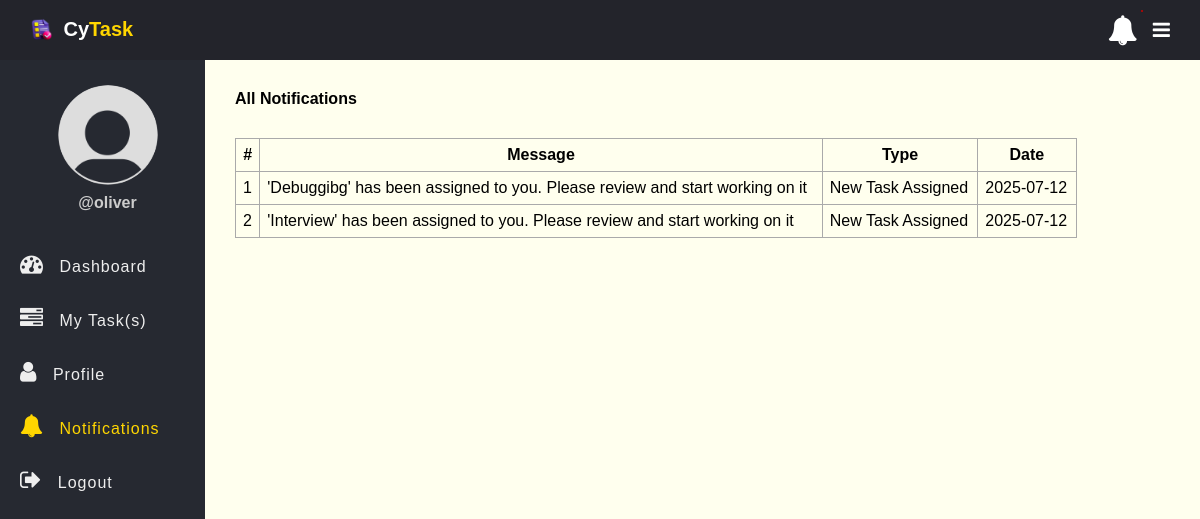
Before: /notifications.php (signed in) with the older database file.
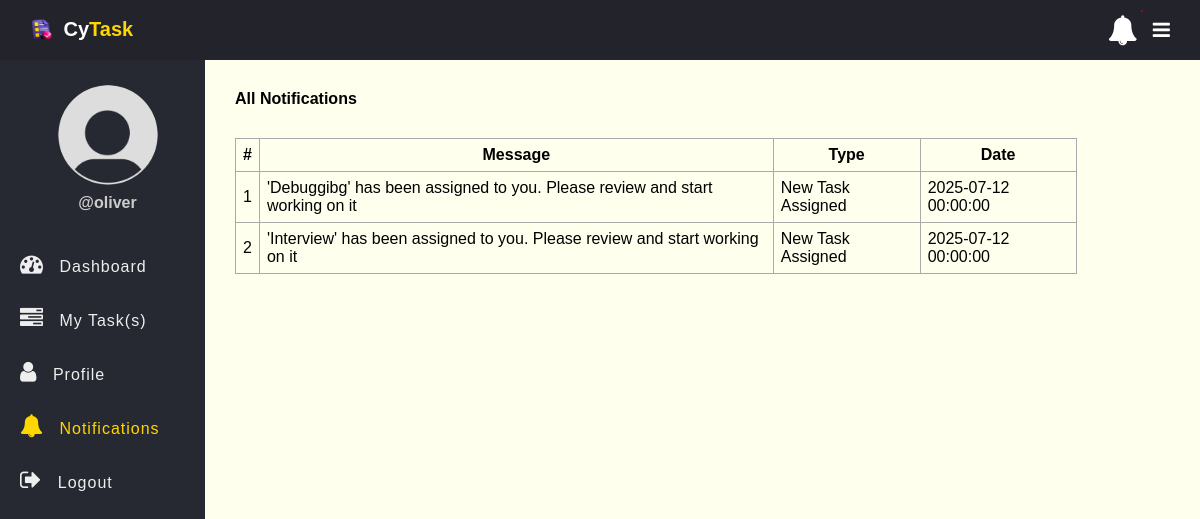
After: the same page with the newer database file.
### tables this page shows
CREATE TABLE `notifications` (
  `id` int(11) NOT NULL AUTO_INCREMENT,
  `message` text NOT NULL,
  `recipient` int(11) NOT NULL,
  `type` varchar(50) NOT NULL,
  `date` TIMESTAMP NULL DEFAULT CURRENT_TIMESTAMP,
  `is_read` tinyint(1) DEFAULT 0,
  PRIMARY KEY (`id`)
);

### app/Model/Notification.php (called while the page is built, shortened)
<?php
function get_all_my_notifications($conn, $id){
	$sql = "SELECT * FROM notifications WHERE recipient=?";
	$stmt = $conn->prepare($sql);
	$stmt->execute([$id]);
	if($stmt->rowCount() > 0){
		$notifications = $stmt->fetchAll();
	}else $notifications = 0;
	return $notifications;
}

### notifications.php (the view, shortened to what this page needs)
<?php
if (isset($_SESSION['role']) && isset($_SESSION['id'])) {
    include "DB_connection.php";
    include "app/Model/Notification.php";
    $notifications = get_all_my_notifications($conn, $_SESSION['id']);
 ?>
<!DOCTYPE html>
<html>
<head>
	<link rel="stylesheet" href="https://stackpath.bootstrapcdn.com/font-awesome/4.7.0/css/font-awesome.min.css">
	<link rel="stylesheet" href="css/style.css">
</head>
<body>
	<?php include "inc/header.php" ?>
	<div class="body">
		<?php include "inc/nav.php" ?>
		<section class="section-1">
			<h4 class="title">All Notifications</h4>
			<?php if ($notifications != 0) { ?>
			<table class="main-table">
				<tr>
					<th>#</th>
					<th>Message</th>
					<th>Type</th>
					<th>Date</th>
				</tr>
				<?php $i=0; foreach ($notifications as $notification) { ?>
				<tr>
					<td><?=++$i?></td>
					<td><?=$notification['message']?></td>
					<td><?=$notification['type']?></td>
					<td><?=$notification['date']?></td>
				</tr>
			   <?php	} ?>
			</table>
		<?php }else { ?>
			<h3>You have zero notification</h3>
		<?php  }?>
		</section>
	</div>
</body>
</html>
<?php }else{
   $em = "First login";
   header("Location: login.php?error=$em");
   exit();
}
 ?>

### inc/header.php (shortened to what this page needs)
<header class="header">
	<div class="left-header">
	<h2 class="u-name">
	<img src="img/logo.png" alt="CyTask Logo" style="height:24px; vertical-align:middle; margin-right:5px;">
	Cy<b>Task</b>
	</h2>
	</div>
	<div class="right-header">
	<span class="notification" id="notificationBtn">
		<i class="fa fa-bell" aria-hidden="true"></i>
		<span id="notificationNum"></span>
	</span>
	<label for="checkbox">
      <i id="navbtn" class="fa fa-bars" aria-hidden="true"></i>
    </label>
	</div>
</header>

### inc/nav.php (shortened to what this page needs)
<nav class="side-bar">
			<div class="user-p">
				<img src="img/user.png">
				<h4>@<?=$_SESSION['username']?></h4>
			</div>
			<?php
               if($_SESSION['role'] == "employee"){
			 ?>
			<ul id="navList">
				<li>
					<a href="index.php">
						<i class="fa fa-tachometer" aria-hidden="true"></i>
						<span>Dashboard</span>
					</a>
				</li>
				<li>
					<a href="my_task.php">
						<i class="fa fa-tasks" aria-hidden="true"></i>
						<span>My Task(s)</span>
					</a>
				</li>
				<li>
					<a href="profile.php">
						<i class="fa fa-user" aria-hidden="true"></i>
						<span>Profile</span>
					</a>
				</li>
				<li>
					<a href="notifications.php">
						<i class="fa fa-bell" aria-hidden="true"></i>
						<span>Notifications</span>
					</a>
				</li>
				<li>
					<a href="logout.php">
						<i class="fa fa-sign-out" aria-hidden="true"></i>
						<span>Logout</span>
					</a>
				</li>
			</ul>
		<?php } ?>
		</nav>

### css/style.css (style rules this page uses)
* { padding: 0; margin: 0; box-sizing: border-box; font-family: arial, sans-serif; }
.header { display: flex; justify-content: space-between; align-items: center; padding: 15px 30px; background: #23242b; color: #fff; }
.left-header { display: flex; align-items: center; gap: 15px; }
.right-header { display: flex; align-items: center; gap: 15px; }
.u-name { font-size: 20px; padding-left: 0px; }
.u-name b { color: #FFD600; }
.header i { font-size: 30px; cursor: pointer; color: #fff; }
.header .notification { position: relative; cursor: pointer; }
.header .notification span { position: absolute; top: -5px; right: -5px; background: #C80000; padding: 1px; border-radius: 50%; }
.user-p { text-align: center; padding-left: 10px; padding-top: 25px; }
.user-p img { width: 100px; border-radius: 50%; }
.user-p h4 { color: #ccc; padding: 5px 0; }
.side-bar { width: 250px; background: #262931; min-height: 100vh; transition: 500ms width; }
.body { display: flex; }
.side-bar ul { margin-top: 20px; list-style: none; }
.side-bar ul li { font-size: 16px; padding: 15px 0px; padding-left: 20px; transition: 500ms background; white-space: nowrap; overflow: hidden; text-overflow: ellipsis; cursor: pointer; }
.side-bar ul li a { text-decoration: none; color: #eee; cursor: pointer; letter-spacing: 1px; display: block; width: 100%; }
.side-bar .active a { color: #FFD600 !important; }
.side-bar .active a i { color: #FFD600 !important; }
.side-bar ul li a i { display: inline-block; padding-right: 10px; font-size: 23px; }
#navbtn { display: inline-block; margin-left: 0px; font-size: 20px; transition: 500ms color; }
.section-1 { padding: 30px; }
.section-1 .title { margin-bottom: 10px; }
.section-1 { width: 100%; background: #ffe; }
.main-table, .main-table tr, .main-table th, .main-table td { border: 1px solid #aaa; border-collapse: collapse; padding: 7px; }
.main-table { width: 90%; margin-top: 30px; }

Changed rows visible on the page:
changed notifications "'Debuggibg' has been assigned to you. Please review and start working on it": date "2025-07-12" → "2025-07-12 00:00:00"
changed notifications "'Interview' has been assigned to you. Please review and start working on it": date "2025-07-12" → "2025-07-12 00:00:00"
